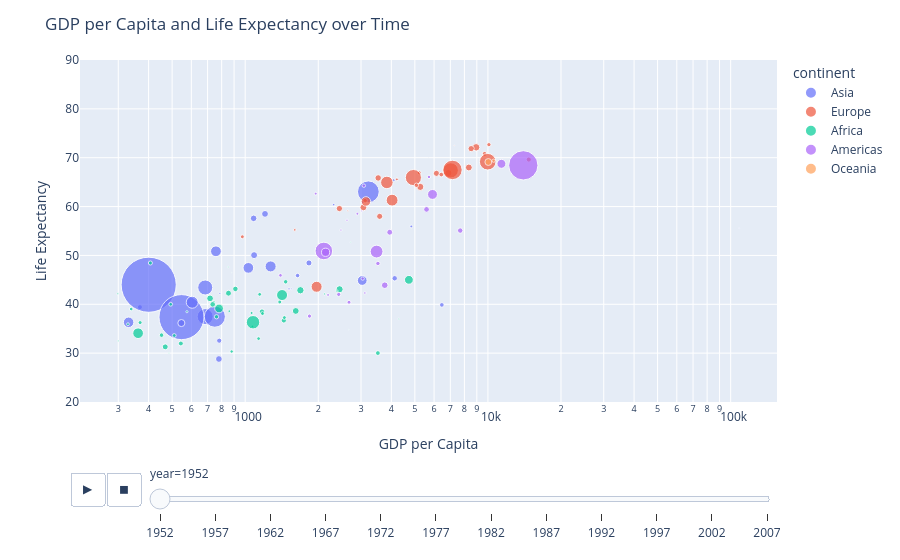

Notebook source saved alongside this figure:
### Markdown cell above
If you hover over the large purple dots, you'll see something strange... China appears in the data multiple times.  This is because there's a large purple dot plotted for every year that data was recorded for China.  It's confusing to have them all plotted on the same plot at the same time, so let's add in the animation that shows different values of GDP and life expectancy at different times.

### Code cell
fig = px.scatter(df, x='gdpPercap', y='lifeExp', log_x=True, color='continent', size='pop', hover_name='country',size_max=60, animation_frame='year'
                , labels ={'gdpPercap': 'GDP per Capita', 'lifeExp': 'Life Expectancy'})
fig.update_layout(height=500, yaxis_range=[20,90], title='GDP per Capita and Life Expectancy over Time')
fig.show()

### Figure 1 — Plotly figure (JSON) as saved in the notebook; plotly's stock layout.template omitted (floating-point values rounded to 4 significant figures)
{"data": [{"hovertemplate": "<b>%{hovertext}</b><br><br>continent=Asia<br>year=1952<br>GDP per Capita=%{x}<br>Life Expectancy=%{y}<br>pop=%{marker.size}<extra></extra>", "hovertext": ["Afghanistan", "Bahrain", "Bangladesh", "Cambodia", "China", "Hong Kong, China", "India", "Indonesia", "Iran", "Iraq", "Israel", "Japan", "Jordan", "Korea, Dem. Rep.", "Korea, Rep.", "Kuwait", "Lebanon", "Malaysia", "Mongolia", "Myanmar", "Nepal", "Oman", "Pakistan", "Philippines", "Saudi Arabia", "Singapore", "Sri Lanka", "Syria", "Taiwan", "Thailand", "Vietnam", "West Bank and Gaza", "Yemen, Rep."], "legendgroup": "Asia", "marker": {"color": "#636efa", "size": [8425333, 120447, 46886859, 4693836, 556263527, 2125900, 372000000, 82052000, 17272000, 5441766, 1620914, 86459025, 607914, 8865488, 20947571, 160000, 1439529, 6748378, 800663, 20092996, 9182536, 507833, 41346560, 22438691, 4005677, 1127000, 7982342, 3661549, 8550362, 21289402, 26246839, 1030585, 4963829], "sizemode": "area", "sizeref": 366300.0, "symbol": "circle"}, "mode": "markers", "name": "Asia", "orientation": "v", "showlegend": true, "type": "scatter", "x": [779.4, 9867.0, 684.2, 368.5, 400.4, 3054.0, 546.6, 749.7, 3035.0, 4130.0, 4087.0, 3217.0, 1547.0, 1088.0, 1031.0, 108400.0, 4835.0, 1831.0, 786.6, 331, 545.9, 1828.0, 684.6, 1273.0, 6460.0, 2315.0, 1084.0, 1643.0, 1207.0, 757.8, 605.1, 1516.0, 781.7], "xaxis": "x", "y": [28.8, 50.94, 37.48, 39.42, 44, 60.96, 37.37, 37.47, 44.87, 45.32, 65.39, 63.03, 43.16, 50.06, 47.45, 55.56, 55.93, 48.46, 42.24, 36.32, 36.16, 37.58, 43.44, 47.75, 39.88, 60.4, 57.59, 45.88, 58.5, 50.85, 40.41, 43.16, 32.55], "yaxis": "y"}, {"hovertemplate": "<b>%{hovertext}</b><br><br>continent=Europe<br>year=1952<br>GDP per Capita=%{x}<br>Life Expectancy=%{y}<br>pop=%{marker.size}<extra></extra>", "hovertext": ["Albania", "Austria", "Belgium", "Bosnia and Herzegovina", "Bulgaria", "Croatia", "Czech Republic", "Denmark", "Finland", "France", "Germany", "Greece", "Hungary", "Iceland", "Ireland", "Italy", "Montenegro", "Netherlands", "Norway", "Poland", "Portugal", "Romania", "Serbia", "Slovak Republic", "Slovenia", "Spain", "Sweden", "Switzerland", "Turkey", "United Kingdom"], "legendgroup": "Europe", "marker": {"color": "#EF553B", "size": [1282697, 6927772, 8730405, 2791000, 7274900, 3882229, 9125183, 4334000, 4090500, 42459667, 69145952, 7733250, 9504000, 147962, 2952156, 47666000, 413834, 10381988, 3327728, 25730551, 8526050, 16630000, 6860147, 3558137, 1489518, 28549870, 7124673, 4815000, 22235677, 50430000], "sizemode": "area", "sizeref": 366300.0, "symbol": "circle"}, "mode": "markers", "name": "Europe", "orientation": "v", "showlegend": true, "type": "scatter", "x": [1601.0, 6137.0, 8343.0, 973.5, 2444.0, 3119.0, 6876.0, 9692.0, 6425.0, 7030.0, 7144.0, 3531.0, 5264.0, 7268.0, 5210.0, 4931.0, 2648.0, 8942.0, 10100.0, 4029.0, 3068.0, 3145.0, 3581.0, 5075.0, 4215.0, 3834.0, 8528.0, 14730.0, 1969.0, 9980.0], "xaxis": "x", "y": [55.23, 66.8, 68, 53.82, 59.6, 61.21, 66.87, 70.78, 66.55, 67.41, 67.5, 65.86, 64.03, 72.49, 66.91, 65.94, 59.16, 72.13, 72.67, 61.31, 59.82, 61.05, 58.0, 64.36, 65.57, 64.94, 71.86, 69.62, 43.59, 69.18], "yaxis": "y"}, {"hovertemplate": "<b>%{hovertext}</b><br><br>continent=Africa<br>year=1952<br>GDP per Capita=%{x}<br>Life Expectancy=%{y}<br>pop=%{marker.size}<extra></extra>", "hovertext": ["Algeria", "Angola", "Benin", "Botswana", "Burkina Faso", "Burundi", "Cameroon", "Central African Republic", "Chad", "Comoros", "Congo, Dem. Rep.", "Congo, Rep.", "Cote d'Ivoire", "Djibouti", "Egypt", "Equatorial Guinea", "Eritrea", "Ethiopia", "Gabon", "Gambia", "Ghana", "Guinea", "Guinea-Bissau", "Kenya", "Lesotho", "Liberia", "Libya", "Madagascar", "Malawi", "Mali", "Mauritania", "Mauritius", "Morocco", "Mozambique", "Namibia", "Niger", "Nigeria", "Reunion", "Rwanda", "Sao Tome and Principe", "Senegal", "Sierra Leone", "Somalia", "South Africa", "Sudan", "Swaziland", "Tanzania", "Togo", "Tunisia", "Uganda", "Zambia", "Zimbabwe"], "legendgroup": "Africa", "marker": {"color": "#00cc96", "size": [9279525, 4232095, 1738315, 442308, 4469979, 2445618, 5009067, 1291695, 2682462, 153936, 14100005, 854885, 2977019, 63149, 22223309, 216964, 1438760, 20860941, 420702, 284320, 5581001, 2664249, 580653, 6464046, 748747, 863308, 1019729, 4762912, 2917802, 3838168, 1022556, 516556, 9939217, 6446316, 485831, 3379468, 33119096, 257700, 2534927, 60011, 2755589, 2143249, 2526994, 14264935, 8504667, 290243, 8322925, 1219113, 3647735, 5824797, 2672000, 3080907], "sizemode": "area", "sizeref": 366300.0, "symbol": "circle"}, "mode": "markers", "name": "Africa", "orientation": "v", "showlegend": true, "type": "scatter", "x": [2449.0, 3521.0, 1063.0, 851.2, 543.3, 339.3, 1173.0, 1071.0, 1179.0, 1103.0, 780.5, 2126.0, 1389.0, 2670.0, 1419.0, 375.6, 328.9, 362.1, 4293.0, 485.2, 911.3, 510.2, 299.9, 853.5, 298.8, 575.6, 2388.0, 1443.0, 369.2, 452.3, 743.1, 1968.0, 1688.0, 468.5, 2424.0, 761.9, 1077.0, 2719.0, 493.3, 879.6, 1450.0, 879.8, 1136.0, 4725.0, 1616.0, 1148.0, 716.7, 859.8, 1468.0, 734.8, 1147.0, 406.9], "xaxis": "x", "y": [43.08, 30.02, 38.22, 47.62, 31.98, 39.03, 38.52, 35.46, 38.09, 40.72, 39.14, 42.11, 40.48, 34.81, 41.89, 34.48, 35.93, 34.08, 37.0, 30, 43.15, 33.61, 32.5, 42.27, 42.14, 38.48, 42.72, 36.68, 36.26, 33.69, 40.54, 50.99, 42.87, 31.29, 41.73, 37.44, 36.32, 52.72, 40, 46.47, 37.28, 30.33, 32.98, 45.01, 38.63, 41.41, 41.22, 38.6, 44.6, 39.98, 42.04, 48.45], "yaxis": "y"}, {"hovertemplate": "<b>%{hovertext}</b><br><br>continent=Americas<br>year=1952<br>GDP per Capita=%{x}<br>Life Expectancy=%{y}<br>pop=%{marker.size}<extra></extra>", "hovertext": ["Argentina", "Bolivia", "Brazil", "Canada", "Chile", "Colombia", "Costa Rica", "Cuba", "Dominican Republic", "Ecuador", "El Salvador", "Guatemala", "Haiti", "Honduras", "Jamaica", "Mexico", "Nicaragua", "Panama", "Paraguay", "Peru", "Puerto Rico", "Trinidad and Tobago", "United States", "Uruguay", "Venezuela"], "legendgroup": "Americas", "marker": {"color": "#ab63fa", "size": [17876956, 2883315, 56602560, 14785584, 6377619, 12350771, 926317, 6007797, 2491346, 3548753, 2042865, 3146381, 3201488, 1517453, 1426095, 30144317, 1165790, 940080, 1555876, 8025700, 2227000, 662850, 157553000, 2252965, 5439568], "sizemode": "area", "sizeref": 366300.0, "symbol": "circle"}, "mode": "markers", "name": "Americas", "orientation": "v", "showlegend": true, "type": "scatter", "x": [5911.0, 2677.0, 2109.0, 11370.0, 3940.0, 2144.0, 2627.0, 5587.0, 1398.0, 3522.0, 3048.0, 2428.0, 1840.0, 2195.0, 2899.0, 3478.0, 3112.0, 2480.0, 1952.0, 3759.0, 3082.0, 3023.0, 13990.0, 5717.0, 7690.0], "xaxis": "x", "y": [62.48, 40.41, 50.92, 68.75, 54.74, 50.64, 57.21, 59.42, 45.93, 48.36, 45.26, 42.02, 37.58, 41.91, 58.53, 50.79, 42.31, 55.19, 62.65, 43.9, 64.28, 59.1, 68.44, 66.07, 55.09], "yaxis": "y"}, {"hovertemplate": "<b>%{hovertext}</b><br><br>continent=Oceania<br>year=1952<br>GDP per Capita=%{x}<br>Life Expectancy=%{y}<br>pop=%{marker.size}<extra></extra>", "hovertext": ["Australia", "New Zealand"], "legendgroup": "Oceania", "marker": {"color": "#FFA15A", "size": [8691212, 1994794], "sizemode": "area", "sizeref": 366300.0, "symbol": "circle"}, "mode": "markers", "name": "Oceania", "orientation": "v", "showlegend": true, "type": "scatter", "x": [10040.0, 10560.0], "xaxis": "x", "y": [69.12, 69.39], "yaxis": "y"}], "layout": {"autosize": true, "legend": {"itemsizing": "constant", "title": {"text": "continent"}, "tracegroupgap": 0}, "margin": {"t": 60}, "sliders": [{"active": 0, "currentvalue": {"prefix": "year="}, "len": 0.9, "pad": {"b": 10, "t": 60}, "steps": [{"args": [["1952"], {"frame": {"duration": 0, "redraw": false}, "fromcurrent": true, "mode": "immediate", "transition": {"duration": 0, "easing": "linear"}}], "label": "1952", "method": "animate"}, {"args": [["1957"], {"frame": {"duration": 0, "redraw": false}, "fromcurrent": true, "mode": "immediate", "transition": {"duration": 0, "easing": "linear"}}], "label": "1957", "method": "animate"}, {"args": [["1962"], {"frame": {"duration": 0, "redraw": false}, "fromcurrent": true, "mode": "immediate", "transition": {"duration": 0, "easing": "linear"}}], "label": "1962", "method": "animate"}, {"args": [["1967"], {"frame": {"duration": 0, "redraw": false}, "fromcurrent": true, "mode": "immediate", "transition": {"duration": 0, "easing": "linear"}}], "label": "1967", "method": "animate"}, {"args": [["1972"], {"frame": {"duration": 0, "redraw": false}, "fromcurrent": true, "mode": "immediate", "transition": {"duration": 0, "easing": "linear"}}], "label": "1972", "method": "animate"}, {"args": [["1977"], {"frame": {"duration": 0, "redraw": false}, "fromcurrent": true, "mode": "immediate", "transition": {"duration": 0, "easing": "linear"}}], "label": "1977", "method": "animate"}, {"args": [["1982"], {"frame": {"duration": 0, "redraw": false}, "fromcurrent": true, "mode": "immediate", "transition": {"duration": 0, "easing": "linear"}}], "label": "1982", "method": "animate"}, {"args": [["1987"], {"frame": {"duration": 0, "redraw": false}, "fromcurrent": true, "mode": "immediate", "transition": {"duration": 0, "easing": "linear"}}], "label": "1987", "method": "animate"}, {"args": [["1992"], {"frame": {"duration": 0, "redraw": false}, "fromcurrent": true, "mode": "immediate", "transition": {"duration": 0, "easing": "linear"}}], "label": "1992", "method": "animate"}, {"args": [["1997"], {"frame": {"duration": 0, "redraw": false}, "fromcurrent": true, "mode": "immediate", "transition": {"duration": 0, "easing": "linear"}}], "label": "1997", "method": "animate"}, {"args": [["2002"], {"frame": {"duration": 0, "redraw": false}, "fromcurrent": true, "mode": "immediate", "transition": {"duration": 0, "easing": "linear"}}], "label": "2002", "method": "animate"}, {"args": [["2007"], {"frame": {"duration": 0, "redraw": false}, "fromcurrent": true, "mode": "immediate", "transition": {"duration": 0, "easing": "linear"}}], "label": "2007", "method": "animate"}], "x": 0.1, "xanchor": "left", "y": 0, "yanchor": "top"}], "title": {"text": "GDP per Capita and Life Expectancy over Time"}, "updatemenus": [{"buttons": [{"args": [null, {"frame": {"duration": 500, "redraw": false}, "fromcurrent": true, "mode": "immediate", "transition": {"duration": 500, "easing": "linear"}}], "label": "&#9654;", "method": "animate"}, {"args": [[null], {"frame": {"duration": 0, "redraw": false}, "fromcurrent": true, "mode": "immediate", "transition": {"duration": 0, "easing": "linear"}}], "label": "&#9724;", "method": "animate"}], "direction": "left", "pad": {"r": 10, "t": 70}, "showactive": false, "type": "buttons", "x": 0.1, "xanchor": "right", "y": 0, "yanchor": "top"}], "xaxis": {"anchor": "y", "autorange": true, "domain": [0, 1], "range": [2.324, 5.186], "title": {"text": "GDP per Capita"}, "type": "log"}, "yaxis": {"anchor": "x", "domain": [0, 1], "range": [20, 90], "title": {"text": "Life Expectancy"}, "type": "linear"}}}
